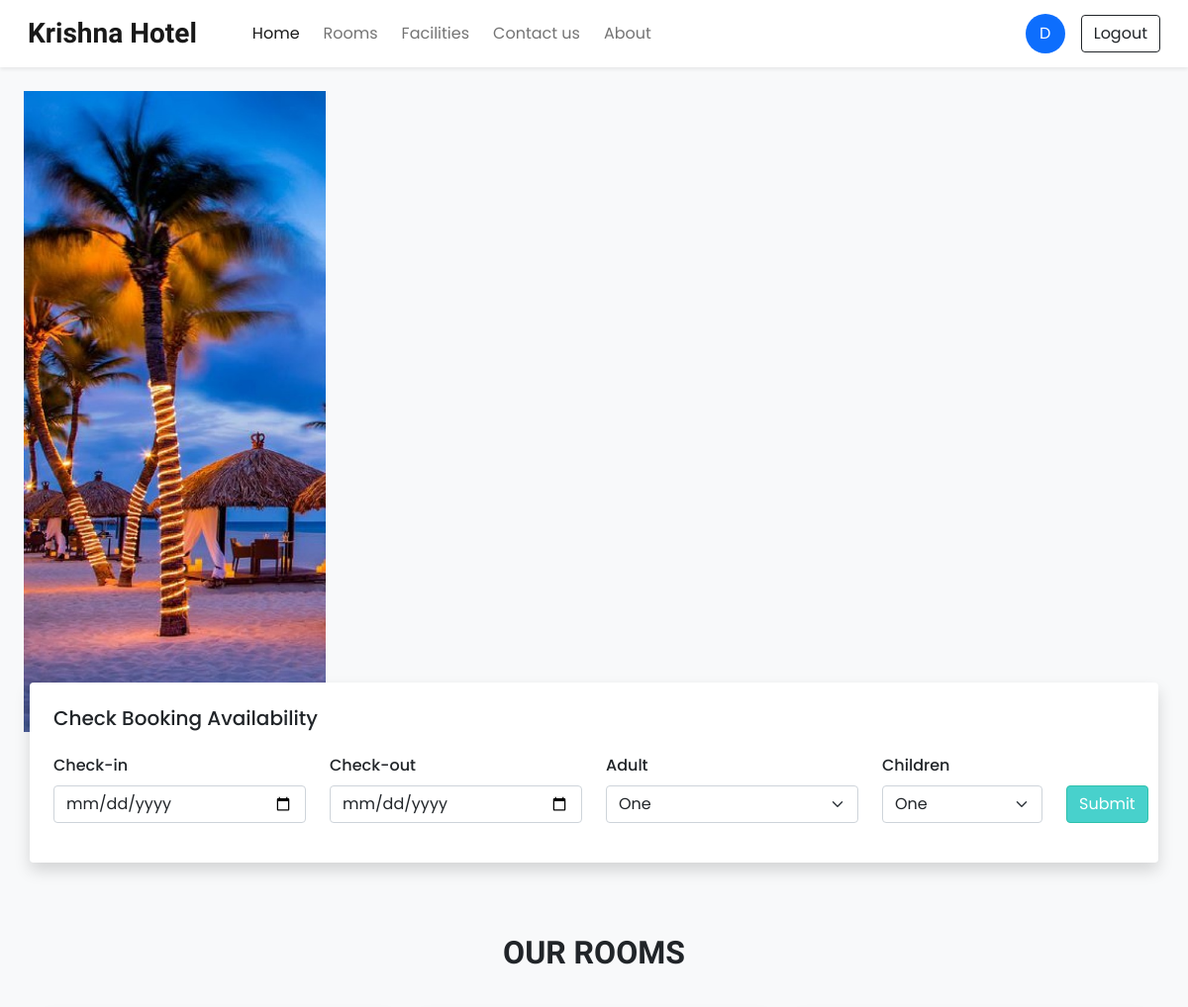
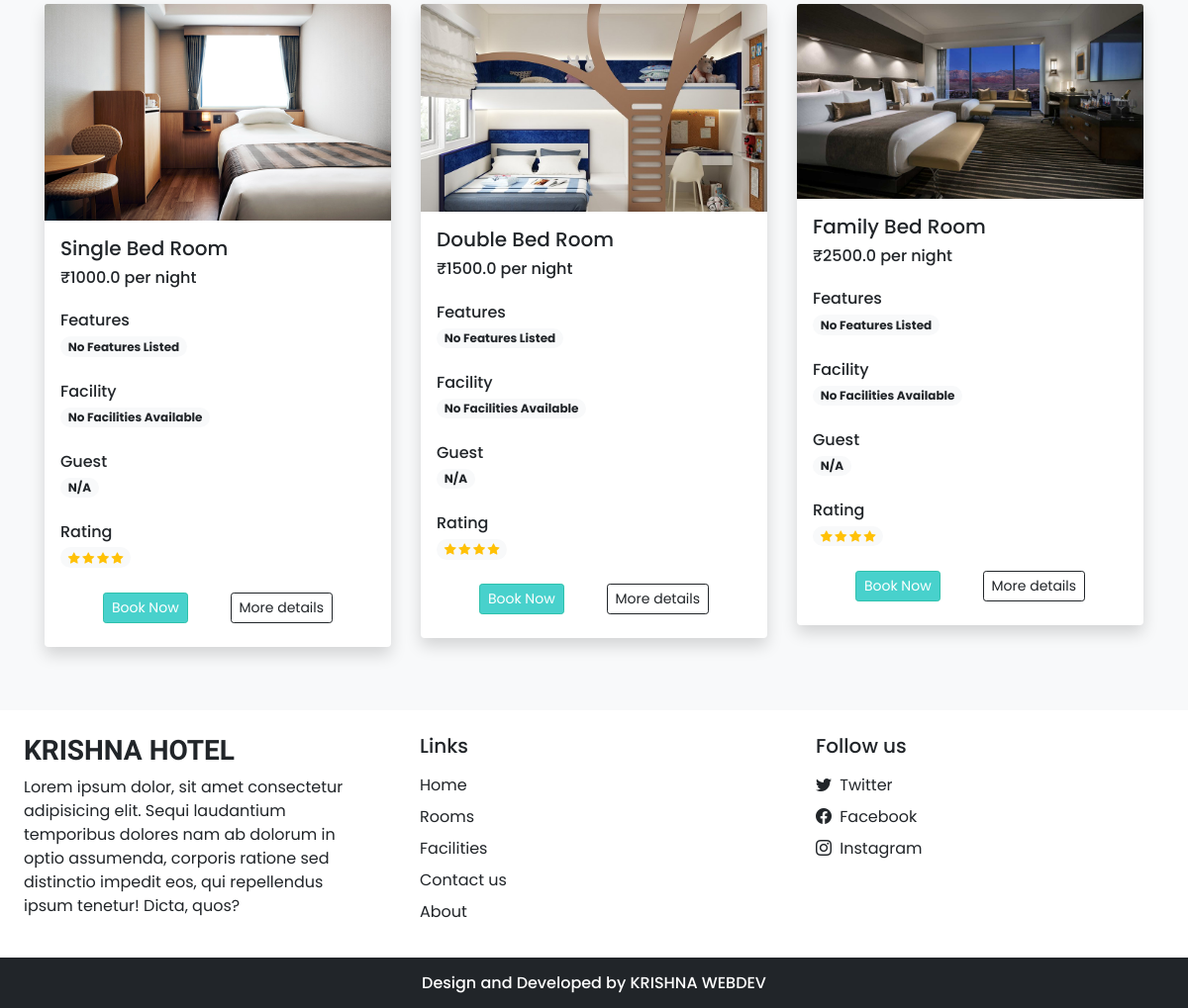
Screenshot of / (signed in) with the database file from the repository (2 pictures, top to bottom).
### app.py (models this page shows, shortened)
class User(UserMixin, db.Model):
    id = db.Column(db.Integer, primary_key=True)
    username = db.Column(db.String(150), unique=True, nullable=False)
    email = db.Column(db.String(150), unique=True, nullable=False)
    password_hash = db.Column(db.String(256), nullable=False)
    is_admin = db.Column(db.Boolean, default=False)

class Room(db.Model):
    id = db.Column(db.Integer, primary_key=True)
    name = db.Column(db.String(100), nullable=False)
    price = db.Column(db.Float, nullable=False)
    status = db.Column(db.String(20), default='Available')
    image = db.Column(db.String(255), nullable=False, default='default.jpg')

### app.py (the view)
@app.route('/')
def home():
    rooms_list = Room.query.all()  # Fetch all rooms
    print("Rooms fetched:", rooms_list)  #  Debugging step
    return render_template('index.html', rooms=rooms_list)  # Pass rooms to template

### app.py (called while the page is built)
@login_manager.user_loader
def load_user(user_id):
    return User.query.get(int(user_id))

### templates/index.html (shortened to what this page needs)
<!DOCTYPE html>
<html lang="en">
<head>
    <link rel="stylesheet" href="css/common.css">
    <link rel="stylesheet" href="https://cdn.jsdelivr.net/npm/swiper@11/swiper-bundle.min.css" />
    <link href="https://cdn.jsdelivr.net/npm/bootstrap@5.0.2/dist/css/bootstrap.min.css" rel="stylesheet">
    <link rel="stylesheet" href="https://cdn.jsdelivr.net/npm/bootstrap-icons@1.11.3/font/bootstrap-icons.min.css">
    <link rel="stylesheet" href="css/common.css">
</head>
<body class="bg-light">
    <nav class="navbar navbar-expand-lg navbar-light bg-white px-lg-3 py-lg-2 shadow-sm sticky-top">
        <div class="container-fluid">
            <a class="navbar-brand me-5 fw-bold fs-3 h-font" href="{{ url_for('home') }}">Krishna Hotel</a>
            <div class="collapse navbar-collapse" id="navbarSupportedContent">
                <ul class="navbar-nav me-auto mb-2 mb-lg-0">
                    <li class="nav-item">
                        <a class="nav-link active me-2" aria-current="page" href="{{ url_for('home') }}">Home</a>
                    </li>
                    <li class="nav-item">
                        <a class="nav-link me-2" href="{{ url_for('rooms') }}">Rooms</a>
                    </li>
                    <li class="nav-item">
                        <a class="nav-link me-2" href="{{ url_for('facilities') }}">Facilities</a>
                    </li>
                    <li class="nav-item">
                        <a class="nav-link me-2" href="{{ url_for('contact') }}">Contact us</a>
                    </li>
                    <li class="nav-item">
                        <a class="nav-link" href="{{ url_for('about') }}">About</a>
                    </li>
                </ul>
                {% if current_user.is_authenticated %}
                <div class="d-flex align-items-center">
                    <div class="rounded-circle bg-primary text-white d-flex justify-content-center align-items-center"
                         style="width:40px; height:40px;">
                        {{ current_user.username[0] | upper }}
                    </div>
                    <a href="{{ url_for('logout') }}" class="btn btn-outline-dark ms-3">Logout</a>
                </div>
                {% endif %}
            </div>
        </div>
    </nav>
    <div class="container-fluid px-lg-4 mt-4">
        <div class="swiper">
            <div class="swiper-wrapper">
                <div class="swiper-slide">
                    <img src="static/images/12.jpg" class="w-100 d-block" />
                </div>
            </div>
        </div>
    </div>
    <div class="container availability-form">
        <div class="row">
            <div class="col-lg-12 bg-white shadow p-4 rounded">
                <h5 class="mb-4">Check Booking Availability</h5>
                <form action="{{ url_for('check_availability') }}" method="post">
                    <div class="row align-items-end">
                        <div class="col-lg-3 mb-3">
                            <label class="form-label" style="font-weight: 500;">Check-in</label>
                            <input type="date" name="checkin" class="form-control shadow-none" required>
                        </div>
                        <div class="col-lg-3 mb-3">
                            <label class="form-label" style="font-weight: 500;">Check-out</label>
                            <input type="date" name="checkout" class="form-control shadow-none" required>
                        </div>
                        <div class="col-lg-3 mb-3">
                            <label class="form-label" style="font-weight: 500;">Adult</label>
                            <select name="adult" class="form-select shadow-none" required>
                                <option value="1">One</option>
                            </select>
                        </div>
                        <div class="col-lg-2 mb-3">
                            <label class="form-label" style="font-weight: 500;">Children</label>
                            <select name="children" class="form-select shadow-none" required>
                                <option value="1">One</option>
                            </select>
                        </div>
                        <div class="col-lg-1 mb-lg-3 mt-2">
                            <button type="submit" class="btn text-white shadow-none custom-bg" style="background-color: mediumturquoise">Submit</button>
                        </div>
                    </div>
                </form>
            </div>
        </div>
    </div>
    <h2 class="mt-5 pt-4 mb-4 text-center fw-bold h-font">OUR ROOMS</h2>
    <div class="container">
        <div class="row">
            {% set displayed_rooms = [] %}
            {% for room in rooms %}
            {% if room.name not in displayed_rooms %}
            <div class="col-lg-4 col-md-6 my-3">
                <div class="card border-0 shadow" style="max-width: 350px; margin:auto;">
                    <img src="{{ url_for('static', filename='Images/' + room.image) }}"
                         class="card-img-top" alt="{{ room.name }}">
                    <div class="card-body">
                        <h5>{{ room.name }}</h5>
                        <h6 class="mb-4">₹{{ room.price }} per night</h6>
                        <div class="features mb-4">
                            <h6 class="mb-1">Features</h6>
                            <span class="badge rounded-pill bg-light text-dark text-wrap">
                                {{ room.features or 'No Features Listed' }}
                            </span>
                        </div>
                        <div class="facilities mb-4">
                            <h6 class="mb-1">Facility</h6>
                            <span class="badge rounded-pill bg-light text-dark text-wrap">
                                {{ room.facility or 'No Facilities Available' }}
                            </span>
                        </div>
                        <div class="guest mb-4">
                            <h6 class="mb-1">Guest</h6>
                            <span class="badge rounded-pill bg-light text-dark text-wrap">
                                {{ room.guests or 'N/A' }}
                            </span>
                        </div>
                        <div class="rating mb-4">
                            <h6 class="mb-1">Rating</h6>
                            <span class="badge rounded-pill bg-light">
                                <i class="bi bi-star-fill text-warning"></i>
                                <i class="bi bi-star-fill text-warning"></i>
                                <i class="bi bi-star-fill text-warning"></i>
                                <i class="bi bi-star-fill text-warning"></i>
                            </span>
                        </div>
                        <div class="d-flex justify-content-evenly mb-2">
                            <a href="{{ url_for('book', room_id=room.id, checkin='2023-01-01', checkout='2023-01-05') }}"
                               class="btn btn-sm text-white custom-bg shadow-none"
                               style="background-color:mediumturquoise">Book Now</a>
                            <a href="{{ url_for('room_details', room_id=room.id) }}"
                               class="btn btn-sm btn-outline-dark shadow-none">More details</a>
                        </div>
                    </div>
                </div>
            </div>
            {% set _ = displayed_rooms.append(room.name) %}
            {% endif %}
            {% endfor %}
        </div>
    </div>
    <div class="container-fluid bg-white mt-5">
        <div class="row">
            <div class="col-lg-4 p-4">
                <h3 class="h-font fw-bold fs-3 mb-2">KRISHNA HOTEL</h3>
                <p>
                    Lorem ipsum dolor, sit amet consectetur adipisicing elit.
                    Sequi laudantium temporibus dolores nam ab dolorum in optio assumenda,
                    corporis ratione sed distinctio impedit eos, qui repellendus ipsum tenetur! Dicta, quos?
                </p>
            </div>
            <div class="col-lg-4 p-4">
                <h5 class="mb-3">Links</h5>
                <a href="{{ url_for('home') }}" class="d-inline-block mb-2 text-dark text-decoration-none" aria-label="Go to Home">Home</a><br>
                <a href="{{ url_for('rooms') }}" class="d-inline-block mb-2 text-dark text-decoration-none" aria-label="Go to Rooms">Rooms</a><br>
                <a href="{{ url_for('facilities') }}" class="d-inline-block mb-2 text-dark text-decoration-none" aria-label="View Facilities">Facilities</a><br>
                <a href="{{ url_for('contact') }}" class="d-inline-block mb-2 text-dark text-decoration-none" aria-label="Contact us">Contact us</a><br>
                <a href="{{ url_for('about') }}" class="d-inline-block mb-2 text-dark text-decoration-none" aria-label="About the hotel">About</a>
            </div>
            <div class="col-lg-4 p-4">
                <h5 class="mb-3">Follow us</h5>
                <a href="#" class="d-inline-block text-dark text-decoration-none mb-2" aria-label="Follow us on Twitter">
                    <i class="bi bi-twitter me-1"></i> Twitter
                </a><br>
                <a href="#" class="d-inline-block text-dark text-decoration-none mb-2" aria-label="Follow us on Facebook">
                    <i class="bi bi-facebook me-1"></i> Facebook
                </a><br>
                <a href="#" class="d-inline-block text-dark text-decoration-none" aria-label="Follow us on Instagram">
                    <i class="bi bi-instagram me-1"></i> Instagram
                </a><br>
            </div>
        </div>
    </div>
    <h6 class="text-center bg-dark text-white p-3 m-0">Design and Developed by KRISHNA WEBDEV</h6>
</body>
</html>

### css/common.css (style rules this page uses)
:root { --teal: #2ec1ac; --teal_hover: #279e8c; }
* { font-family: "Poppins", sans-serif; }
.h-font { font-family: "Merienda", cursive; }
.custom-bg { background-color: var(--teal); border: 1px solid var(--teal); }

### templates/index.html (style rules this page uses)
.availability-form { margin-top: -50px; z-index: 2; position: relative; }

### rows the page displays
User: username "D"
Room: image (picture), name "Single Bed Room", price "1000.0", features "No Features Listed", facility "No Facilities Available", guests "N/A"
Room: image (picture), name "Double Bed Room", price "1500.0", features "No Features Listed", facility "No Facilities Available", guests "N/A"
Room: image (picture), name "Family Bed Room", price "2500.0", features "No Features Listed", facility "No Facilities Available", guests "N/A"
